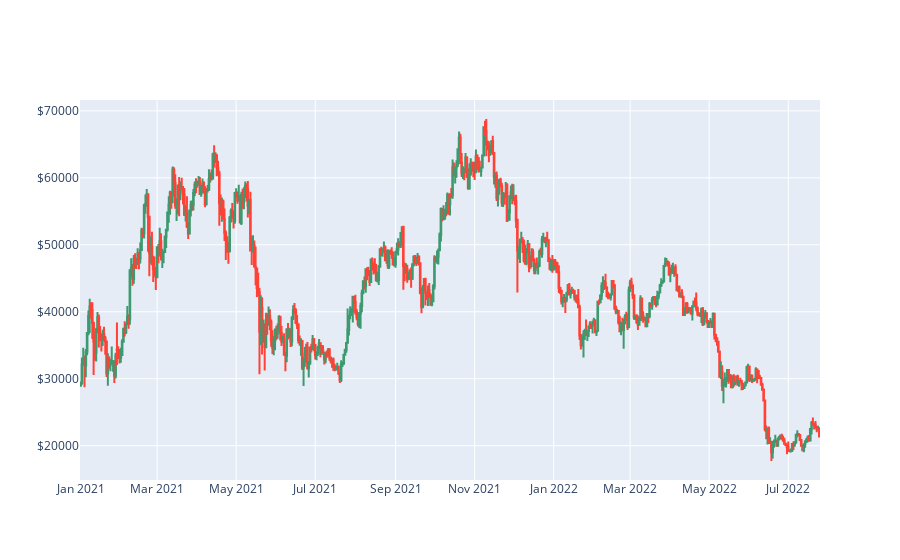

The cell this chart's notebook holds for it:
### Code cell
f = go.Figure(data=[
    go.Candlestick(
        x=temp.index,
        open= temp['Open'],
        high=temp['High'],
        low=temp['Low'],
        close=temp['Close'],
        showlegend=False
    )
])

lay = go.Layout(
    yaxis_tickformat='$',
    xaxis=dict(rangeslider=dict(visible=False))
)

f.update_layout(lay)

f.show()

### Figure 1 — Plotly figure (JSON) as saved in the notebook; plotly's stock layout.template omitted (floating-point values rounded to 4 significant figures; data arrays with more than 128 entries replaced by an {"elided": "..."} marker saying what was removed)
{"data": [{"close": {"elided": "571 float values"}, "high": {"elided": "571 float values"}, "low": {"elided": "571 float values"}, "open": {"elided": "571 float values"}, "showlegend": false, "type": "candlestick", "x": {"elided": "571 str values"}}], "layout": {"xaxis": {"rangeslider": {"visible": false}}, "yaxis": {"tickformat": "$"}}}
